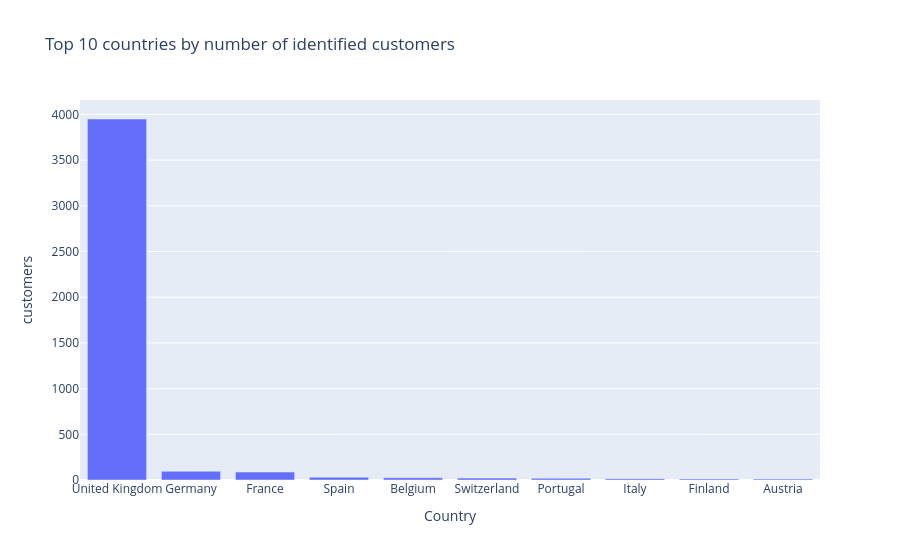

Notebook cell for this chart:
### Code cell
customers_by_country = (
    raw_df.dropna(subset=["CustomerID"])
    .groupby("Country")["CustomerID"]
    .nunique()
    .sort_values(ascending=False)
    .rename("customers")
)
fig = px.bar(
    customers_by_country.head(10).reset_index(),
    x="Country",
    y="customers",
    title="Top 10 countries by number of identified customers",
)
fig.show()

### Figure 1 — Plotly figure (JSON) as saved in the notebook; plotly's stock layout.template omitted (floating-point values rounded to 4 significant figures)
{"data": [{"hovertemplate": "Country=%{x}<br>customers=%{y}<extra></extra>", "legendgroup": "", "marker": {"color": "#636efa", "pattern": {"shape": ""}}, "name": "", "orientation": "v", "showlegend": false, "textposition": "auto", "type": "bar", "x": ["United Kingdom", "Germany", "France", "Spain", "Belgium", "Switzerland", "Portugal", "Italy", "Finland", "Austria"], "xaxis": "x", "y": [3950, 95, 87, 31, 25, 21, 19, 15, 12, 11], "yaxis": "y"}], "layout": {"barmode": "relative", "legend": {"tracegroupgap": 0}, "title": {"text": "Top 10 countries by number of identified customers"}, "xaxis": {"anchor": "y", "domain": [0.0, 1.0], "title": {"text": "Country"}}, "yaxis": {"anchor": "x", "domain": [0.0, 1.0], "title": {"text": "customers"}}}}
